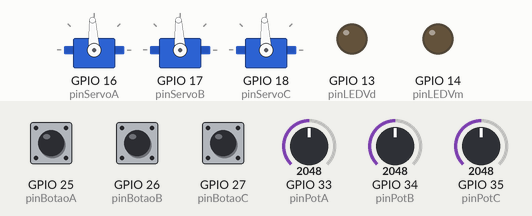
The sketch below on a simulated ESP32. Parts: 3 × servo, output pins drawn as LEDs (lit = HIGH). The test bench sets the inputs (shaded band); at power-on: GPIO 33 (pinPotA) = 2048, GPIO 34 (pinPotB) = 2048, GPIO 25 (pinBotaoA) LOW, GPIO 35 (pinPotC) = 2048, GPIO 26 (pinBotaoB) LOW, GPIO 27 (pinBotaoC) LOW. Servo pulses on a pin are drawn as a servo (544–2400 µs = 0–180°).

Above: at 1.2 s.
1.3 s: GPIO 33 (pinPotA) set to 2866
At 3.0 s:
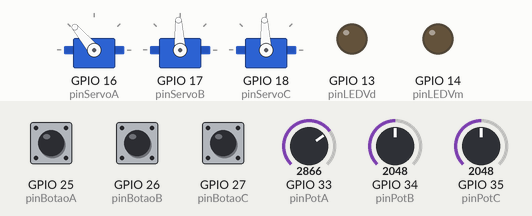
3.3 s: GPIO 34 (pinPotB) set to 3603
At 5.5 s:
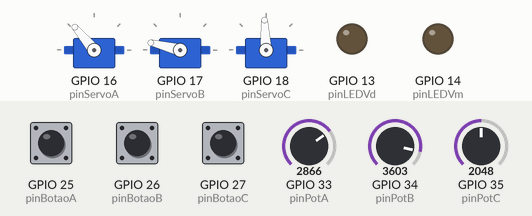
5.8 s: GPIO 25 (pinBotaoA) pulled HIGH for 1 s
8.8 s: GPIO 35 (pinPotC) set to 2866
At 9.7 s:
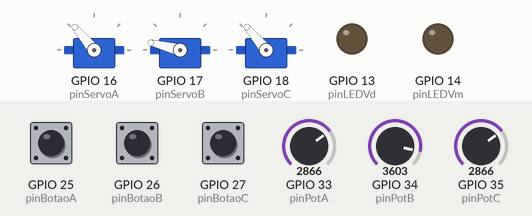
10.8 s: GPIO 33 (pinPotA) set to 4095
At 12.7 s:
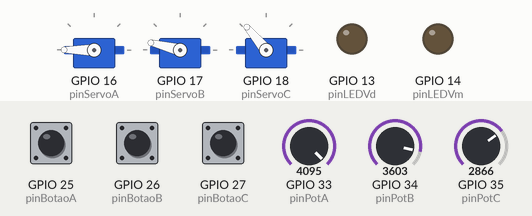
13.0 s: GPIO 26 (pinBotaoB) pulled HIGH for 0.15 s
At 13.08 s:
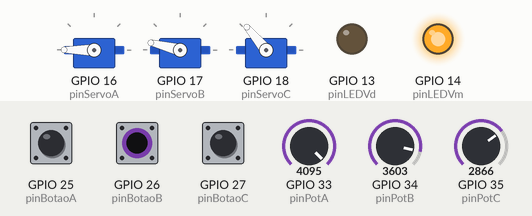
Timing chart, 0 to 15.6 s (numbered marks = the images above; inputs shaded):
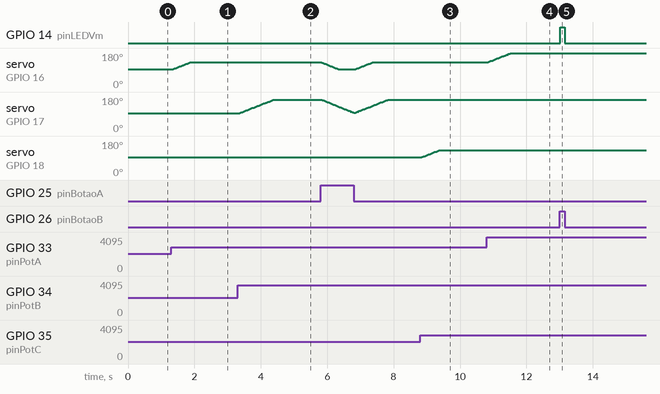

The sketch:

Q1097-Sketch-Teste_ESP32.ino
```cpp
/****************************************************************************************
  Video Q1096 - Tutorial Maker - Servo Motor

  Desenvolvido pela Fábrica de Programas - Brincando com Ideias (www.brincandocomideias.com)
  www.youtube.com/c/BrincandoComIdeias

  CUIDADOS AO USAR AS SEGUINTES PORTAS NO ESP32:
  -6 a 11: Reservados para a memória Flash SPI (Não usar)
  -34 a 39: Apenas entrada (INPUT)
  -0, 2, 12, 15: Possuem restrições no boot

  Autor Flavio Guimaraes
*****************************************************************************************/
#include "MoveServoESP32.h"

#define pinPotA 33    //Potenciometro Esquerdo
#define pinPotB 34    //Potenciometro Central
#define pinPotC 35    //Potenciometro Direito
#define pinServoA 16  //Servo da Garra
#define pinServoB 17  //Servo do Braço
#define pinServoC 18  //Servo da Base
#define pinBotaoA 25  //Botão Liga/Desliga
#define pinBotaoB 26  //Pushbutton Esquerda
#define pinBotaoC 27  //Pushbutton Direita
#define pinLEDVm 14   //Led Vermelho
#define pinLEDVd 13   //Led Verde

//Objetos para os Servos no ESP32
MoveServoESP32 servoA;
MoveServoESP32 servoB;
MoveServoESP32 servoC;

void setup() {
  pinMode(pinBotaoA, INPUT);
  pinMode(pinBotaoB, INPUT);
  pinMode(pinBotaoC, INPUT);
  pinMode(pinLEDVm, OUTPUT);
  pinMode(pinLEDVd, OUTPUT);

  servoA.attach(pinServoA);
  servoB.attach(pinServoB);
  servoC.attach(pinServoC);
}

void loop() {
  servoA.ServoLoop();
  servoB.ServoLoop();
  servoC.ServoLoop();

  //Teste dos Pushbuttons e LEDs
  digitalWrite(pinLEDVm, digitalRead(pinBotaoB));
  digitalWrite(pinLEDVd, digitalRead(pinBotaoC));

  //Teste do Botao Liga/Desliga, Potenciômetros e Servos
  if (digitalRead(pinBotaoA)) {  //Se ligado, deixa os servos em 90 graus (para ajuste das engrenagens)
    servoA.move(90);
    servoB.move(90);
    servoC.move(90);
  } else {
    int val = analogRead(pinPotA);    // leitura do potenciometro
    val = map(val, 0, 4095, 0, 180);  // converte o valor de faixa 0-1023 para a feixa dos angulos 0-180
    servoA.move(val);

    val = analogRead(pinPotB);
    val = map(val, 0, 4095, 0, 180);
    servoB.move(val);

    val = analogRead(pinPotC);
    val = map(val, 0, 4095, 0, 180);
    servoC.move(val);
  }
  delay(15);
}
```

MoveServoESP32.h
```cpp
//Classe para Controlar Servo e Permitir Movimentos com Velocidade Configurável
class MoveServoESP32 {
private:
  int angulo;               // Propriedade privada para armazenar o ângulo desejado
  int anguloAtual;          // Propriedade privada para armazenar o ângulo atual
  int valVeloc;             // Propriedade privada para armazenar a velocidade dos movimentos (0= 1000ms de pausa entre angulos, 100= 0ms de pausa)
  int pausaEntreMov;        // Propriedade privada para armazenar a pausa entre os angulos (em milissegundos)
  unsigned long delayMove;  //Propriedade privada para armazenar o ultimo momento que o movimento foi executado
  bool parked;
  int freq = 50;        // Frequência PWM para servos (50 Hz)
  int resolution = 16;  // Resolução de 16 bits
  int pino;

public:
  // Construtor padrão
  MoveServoESP32() {
    angulo = 90;
    anguloAtual = 90;
    parked = false;
  }

  bool attach(int pin, int veloc = 100) {
    pino = pin;
    bool valRet = ledcAttach(pin, freq, resolution);
    write(90);
    velocidade(veloc);
    return valRet;
  }

  void write(int value) {
    ledcWrite(pino, map(value, 0, 180, 1638, 8192));
    angulo = constrain(value, 0, 180);
  }

  // Método para registrar o angulo de destino (de 0 (zero) até 180)
  void move(int novoAngulo) {
    if (!parked) {
      angulo = constrain(novoAngulo, 0, 180);
    }
  }

  // Método para registrar a velocidade dos movimentos (de 0 (zero) até 100)
  void velocidade(int setVelocidade) {
    valVeloc = constrain(setVelocidade, 0, 100);
    pausaEntreMov = map(valVeloc, 0, 100, 100, 0);
  }

  void park() {
    angulo = 90;
    parked = true;
  }

  // Getter para o ângulo atual
  int getAnguloAtual() {
    return anguloAtual;
  }

  // Getter para o ângulo destino
  int getAngulo() {
    return angulo;
  }

  // Método para ser chamado dentro do loop ou por um timer (responsável por executar os movimentos)
  void ServoLoop() {
    if ((millis() - delayMove) > pausaEntreMov) {
      delayMove = millis();
      if (angulo < anguloAtual) {
        anguloAtual--;
        ledcWrite(pino, map(anguloAtual, 0, 180, 1638, 8192));
      }

      if (angulo > anguloAtual) {
        anguloAtual++;
        ledcWrite(pino, map(anguloAtual, 0, 180, 1638, 8192));
      }
    }
  }
};
```

Measured:
- after the input at 1.3 s, servo on GPIO 16 (pinServoA): moves from 93° to 130° over 0.53 s, starting at once
- after the input at 3.3 s, servo on GPIO 17 (pinServoB): moves from 93° to 166° over 1.0 s, starting at once
- after the input at 8.8 s, servo on GPIO 18 (pinServoC): moves from 93° to 130° over 0.53 s, starting at once
- after the input at 10.8 s, servo on GPIO 16 (pinServoA): moves from 130° to 180° over 0.70 s, starting at once
- after the input at 13.0 s, GPIO 14 (pinLEDVm): LOW → HIGH at once, → LOW 0.14 s later
